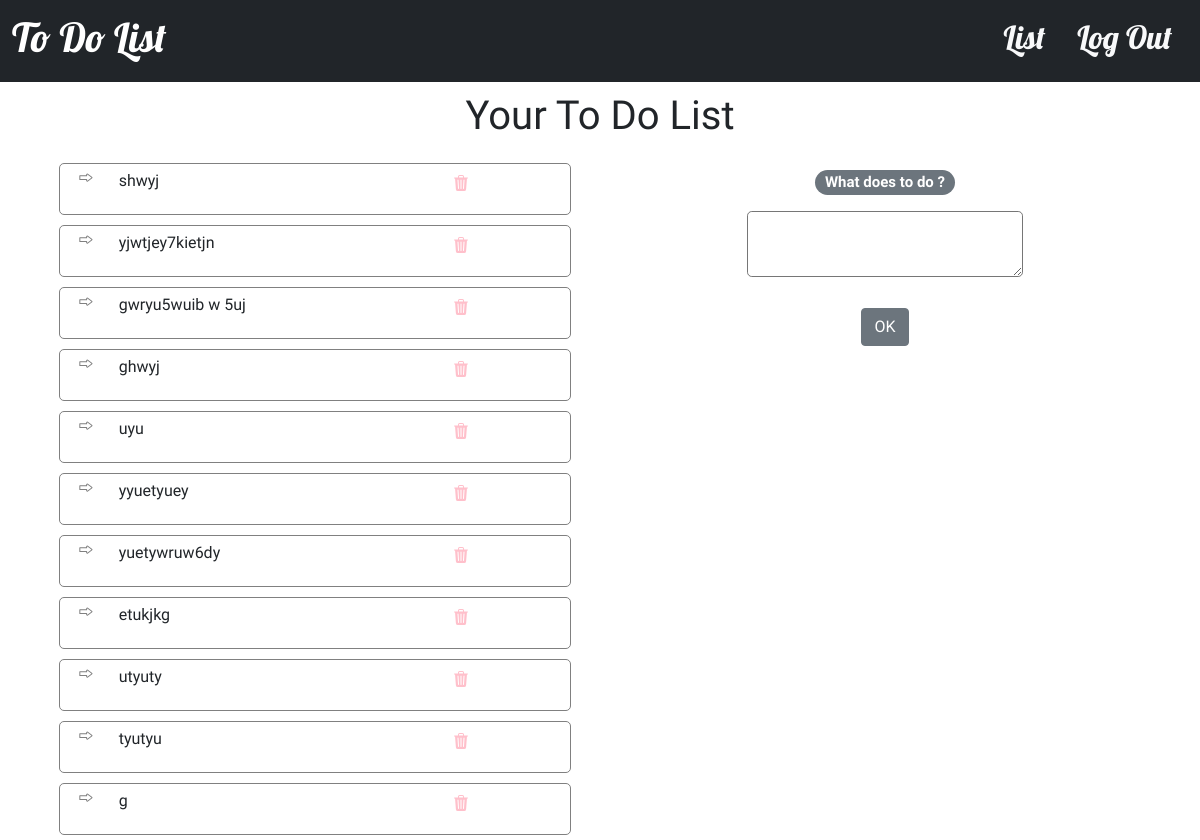
/edit (signed in), run on the app's committed database.
### app.py (models this page shows)
class TodoList(db.Model):
    __tablename__ = "to_do_lists"
    id: Mapped[int] = mapped_column(Integer, primary_key=True)
    context: Mapped[str] = mapped_column(String)
    user_id: Mapped[int] = mapped_column(Integer, ForeignKey('users.id'))
    user = relationship("User", back_populates="todo_lists")

### app.py (the view, shortened to what this page needs)
@app.route("/edit", methods=["GET", "POST"])
@login_required
def edit_list():
    list = ListForm()
    todos = current_user.todo_lists
    return render_template("edit_list.html", todos=todos, list=list, logged_in=current_user.is_authenticated)

### form.py
class ListForm(FlaskForm):
    context = TextAreaField("What does to do ? ", validators=[DataRequired()])
    submit = SubmitField("OK",validators=[DataRequired()])

### app.py (called while the page is built)
@login_manager.user_loader
def load_user(user_id):
    return db.get_or_404(User, user_id)

### templates/edit_list.html (shortened to what this page needs)
{% extends 'base.html'%}
{% block content%}
<h1 style="padding-top:10px" class="text-center"> Your To Do List</h1>
<div style="padding-top:10px" class="container">
    <div class="row">
        <div class="col-6">
            <div>
                {% for todo in todos %}
                <div class="container">
                    <div style="padding:5px 5px 5px 5px">
                        <div class="row" style="border: 1px solid gray;border-radius: 5px;padding:5px 5px 5px 5px">
                            <p class="col-8" >{{ todo.context}}</p>
                            <form class="col-3" method="post" action="{{ url_for('delete_list', todo_id=todo.id) }}"
                                  style="display:inline;">
                                <button type="submit" class="btn btn-link p-0"
                                        style="color: inherit; text-decoration: none;">
                                </button>
                            </form>
                        </div>
                    </div>
                </div>
                {% endfor %}
            </div>
        </div>
        <div class="col-6">
            <form method="post">
                <div class="text-center h5 ">
                    <p style="padding-top:10px">{{ list.context.label(class="badge rounded-pill bg-secondary")}} </p>
                    <p>{{ list.context(class="form-control-lg") }} </p>
                    <p style="padding-top:10px">{{ list.submit(class='btn btn-secondary') }} </p>
                </div>
            </form>
        </div>
    </div>
    {% endblock%}

### templates/base.html (shortened to what this page needs)
<!DOCTYPE html>
<html lang="en">
<head>
    <link href="https://cdn.jsdelivr.net/npm/bootstrap@5.1.1/dist/css/bootstrap.min.css" rel="stylesheet"
>
</head>
<body>
<nav class="navbar navbar-dark bg-dark">
    <div class="container-fluid ">
        <a class="navbar-brand " href="{{ url_for('home')}}">
            <h1>To Do List</h1>
        </a>
        <ul class="nav justify-content-end ">
            {% if logged_in %}
            <li class="nav-item">
                <a class="nav-link link-light " aria-current="page" href="{{ url_for('edit_list')}}"><h2>List</h2></a>
            </li>
            <li class="nav-item">
                <a class="nav-link link-light" href="{{ url_for('log_out')}}"><h2>Log Out</h2></a>
            </li>
            {% endif %}
        </ul>
    </div>
</nav>
{% block content%}
{% endblock%}
</body>
</html>

### data on the page
TodoList: context "shwyj"
TodoList: context "yjwtjey7kietjn"
TodoList: context "gwryu5wuib w 5uj"
TodoList: context "ghwyj"
TodoList: context "uyu"
TodoList: context "yyuetyuey"
TodoList: context "yuetywruw6dy"
TodoList: context "etukjkg"
TodoList: context "utyuty"
TodoList: context "tyutyu"
TodoList: context "g"

### other printed values
{{ list.context.label(class="badge rounded-pill bg-secondary") }} "What does to do ?"
